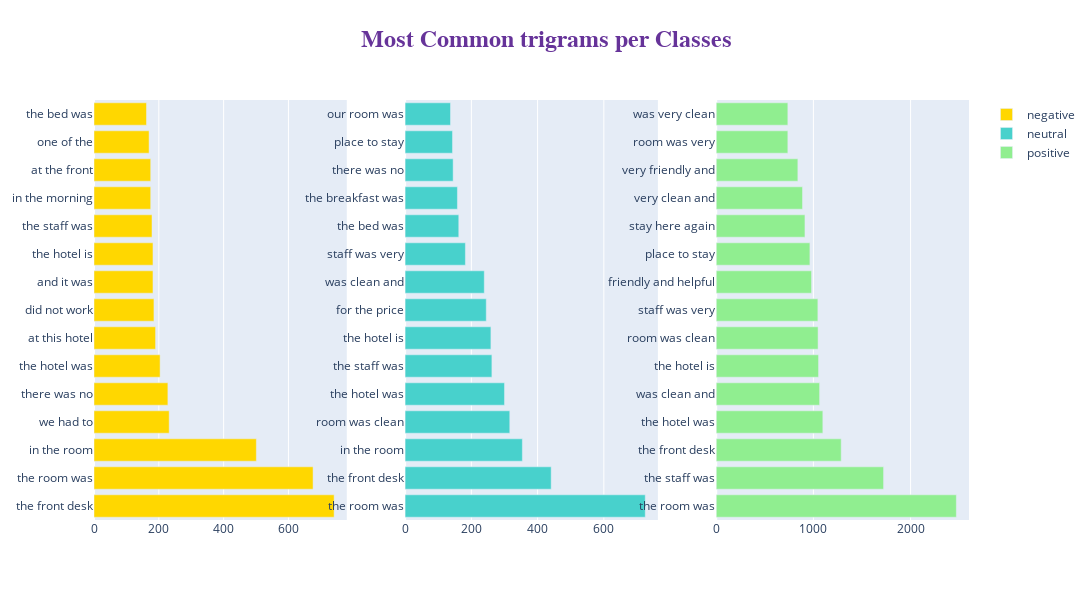

The cell this chart's notebook holds for it:
### Code cell
#trigram

fig = make_subplots(rows=1, cols=3)
title_ = ["negative", "neutral", "positive"]

for i in range(3):
    texts = df[df["label"] == i]['tokenized_review']

    new = texts.str.split()
    new = new.values.tolist()
    corpus = [word for i in new for word in i]

    top_n_bigrams = _get_top_ngram(texts, 3)[:15]
    x, y = map(list, zip(*top_n_bigrams))

    fig.add_trace(go.Bar(
                x=y,
                y=x,
                orientation='h', type="bar",
        name=title_[i], marker=dict(color=colors[i])), 1, i+1),

fig.update_layout(
    autosize=False,
    width=2000,
    height=600,title=dict(
        text='<b>Most Common trigrams per Classes</b>',
        x=0.5,
        y=0.95,
        font=dict(
        family="Courier New, monospace",
        size=24,
        color="RebeccaPurple"
        )
    ))
    
fig.show()

### Figure 1 — Plotly figure (JSON) as saved in the notebook; plotly's stock layout.template omitted (floating-point values rounded to 4 significant figures)
{"data": [{"marker": {"color": "gold"}, "name": "negative", "orientation": "h", "type": "bar", "x": [741, 676, 501, 232, 228, 204, 190, 185, 182, 182, 179, 175, 175, 170, 162], "xaxis": "x", "y": ["the front desk", "the room was", "in the room", "we had to", "there was no", "the hotel was", "at this hotel", "did not work", "and it was", "the hotel is", "the staff was", "in the morning", "at the front", "one of the", "the bed was"], "yaxis": "y"}, {"marker": {"color": "mediumturquoise"}, "name": "neutral", "orientation": "h", "type": "bar", "x": [725, 441, 354, 316, 300, 262, 259, 245, 239, 182, 162, 158, 145, 143, 137], "xaxis": "x2", "y": ["the room was", "the front desk", "in the room", "room was clean", "the hotel was", "the staff was", "the hotel is", "for the price", "was clean and", "staff was very", "the bed was", "the breakfast was", "there was no", "place to stay", "our room was"], "yaxis": "y2"}, {"marker": {"color": "lightgreen"}, "name": "positive", "orientation": "h", "type": "bar", "x": [2471, 1722, 1286, 1097, 1064, 1053, 1048, 1046, 981, 964, 913, 888, 840, 737, 737], "xaxis": "x3", "y": ["the room was", "the staff was", "the front desk", "the hotel was", "was clean and", "the hotel is", "room was clean", "staff was very", "friendly and helpful", "place to stay", "stay here again", "very clean and", "very friendly and", "room was very", "was very clean"], "yaxis": "y3"}], "layout": {"autosize": false, "height": 600, "title": {"font": {"color": "RebeccaPurple", "family": "Courier New, monospace", "size": 24}, "text": "<b>Most Common trigrams per Classes</b>", "x": 0.5, "y": 0.95}, "width": 2000, "xaxis": {"anchor": "y", "domain": [0, 0.2889]}, "xaxis2": {"anchor": "y2", "domain": [0.3556, 0.6444]}, "xaxis3": {"anchor": "y3", "domain": [0.7111, 1]}, "yaxis": {"anchor": "x", "domain": [0, 1]}, "yaxis2": {"anchor": "x2", "domain": [0, 1]}, "yaxis3": {"anchor": "x3", "domain": [0, 1]}}}
